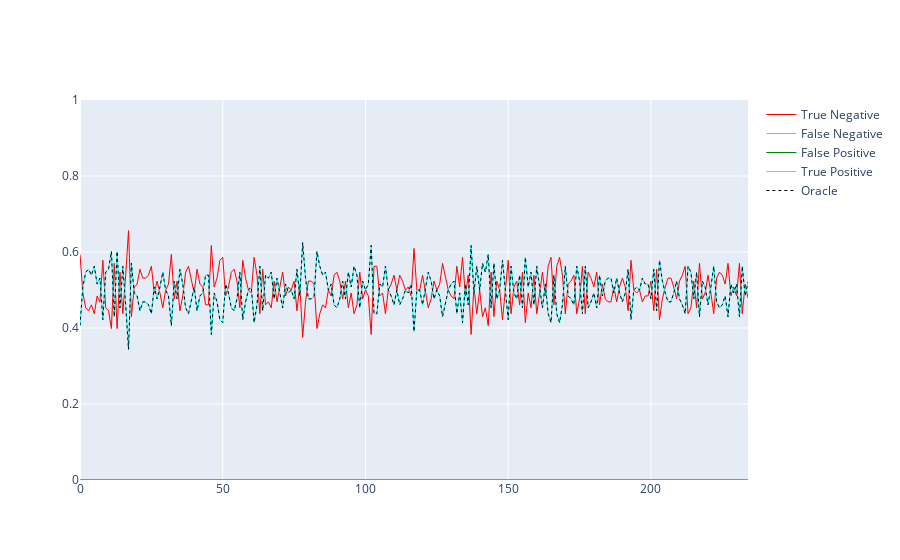

Notebook code cell kept with this figure:
### Code cell
fig = go.Figure( )
fig.add_traces([ go.Scatter( x=sequence, y=dft[:,6], name='True Negative',line={ 'color': "Red", "width":1} ) ]) 
fig.add_traces([ go.Scatter( x=sequence, y=dft[:,7], name='False Negative',line={ 'color': "Orange", "width":1} ) ])
fig.add_traces([ go.Scatter( x=sequence, y=dft[:,8], name='False Positive',line={ 'color': "Green", "width":1} ) ])
fig.add_traces([ go.Scatter( x=sequence, y=dft[:,9], name='True Positive',line={ 'color': "Cyan", "width":1} ) ])
fig.add_traces([ go.Scatter( x=sequence, y=dft[:,10], name='Oracle',line={ 'color': "Black", "width":1,"dash":"dot" } ) ])
fig.update_yaxes(range=[0, 1])
fig.show(legend=True)

### Figure 1 — Plotly figure (JSON) as saved in the notebook; plotly's stock layout.template omitted (floating-point values rounded to 4 significant figures; data arrays with more than 128 entries replaced by an {"elided": "..."} marker saying what was removed)
{"data": [{"line": {"color": "Red", "width": 1}, "name": "True Negative", "type": "scatter", "x": {"elided": "235 int values"}, "y": {"elided": "235 float values"}}, {"line": {"color": "Orange", "width": 1}, "name": "False Negative", "type": "scatter", "x": {"elided": "235 int values"}, "y": {"elided": "235 int values"}}, {"line": {"color": "Green", "width": 1}, "name": "False Positive", "type": "scatter", "x": {"elided": "235 int values"}, "y": {"elided": "235 int values"}}, {"line": {"color": "Cyan", "width": 1}, "name": "True Positive", "type": "scatter", "x": {"elided": "235 int values"}, "y": {"elided": "235 float values"}}, {"line": {"color": "Black", "dash": "dot", "width": 1}, "name": "Oracle", "type": "scatter", "x": {"elided": "235 int values"}, "y": {"elided": "235 float values"}}], "layout": {"yaxis": {"range": [0, 1]}}}
